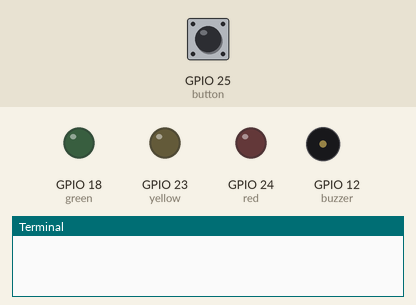
This program was run on a simulated Raspberry Pi (BCM pin numbers). On the bench: output pins drawn as LEDs (lit = HIGH), buzzer (waves = sounding, pin HIGH), the last lines printed to the terminal. Inputs (shaded band) come from the test bench; at power-on: GPIO 25 (button) HIGH.

Above: at 1.2 s.
1.3 s: GPIO 25 (button) pulled LOW for 0.15 s
At 2.4 s:
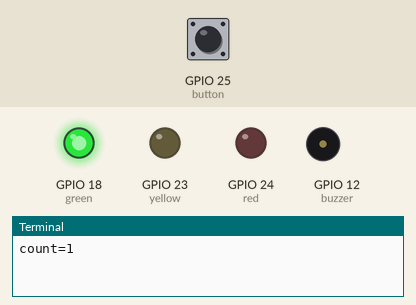
3.0 s: GPIO 25 (button) pulled LOW for 1 s
At 3.7 s:
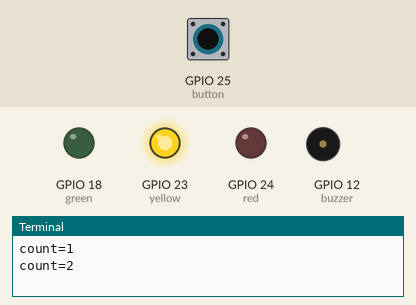
5.5 s: GPIO 25 (button) pulled LOW for 0.15 s
At 6.8 s:
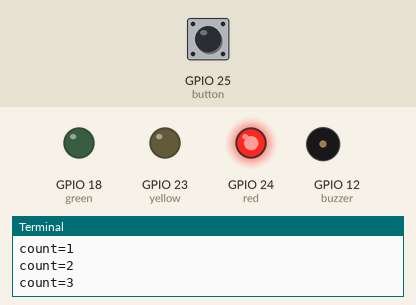
7.2 s: GPIO 25 (button) pulled LOW for 3.2 s
At 8.1 s:
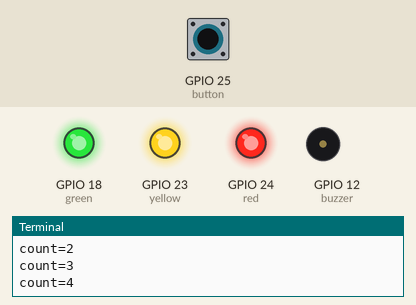
11.9 s: GPIO 25 (button) pulled LOW for 0.15 s
At 12.0 s:
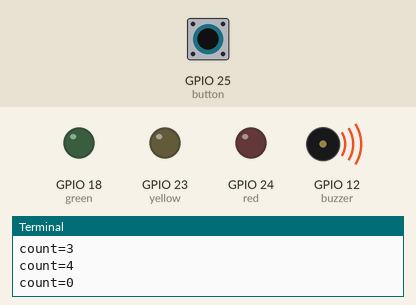
Timing chart, 0 to 14.6 s (numbered marks = the images above; inputs shaded):
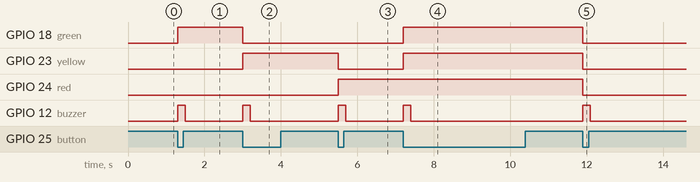

The program:

BuzzerButtonSwitchLED.py
```python
from gpiozero import LED
from gpiozero import Button
from gpiozero import Buzzer
from signal import pause

button = Button(25) # GPIO(25), Board(22)
green = LED(18)
yellow = LED(23)
red = LED(24)
buzzer = Buzzer(12)

count = 0

def switchLED() :
    buzzer.beep(0.2, 0.1, 1, True)
    global count
    count = (count + 1) % 5
    print('count=' + str(count))
    if count == 1:
        green.on()
        yellow.off()
        red.off()
    elif count == 2:
        green.off()
        yellow.on()
        red.off()
    elif count == 3:
        green.off()
        yellow.off()
        red.on()
    elif count == 4:
        green.on()
        yellow.on()
        red.on()
    elif count == 0:
        green.off()
        yellow.off()
        red.off()

button.when_pressed= switchLED
pause()
```

Measured:
- after the input at 1.3 s, GPIO 18 (green): LOW → HIGH at once; GPIO 12 (buzzer): LOW → HIGH at once, → LOW 0.20 s later
- after the input at 3.0 s, GPIO 18 (green): HIGH → LOW at once; GPIO 23 (yellow): LOW → HIGH at once; GPIO 12 (buzzer): LOW → HIGH at once, → LOW 0.20 s later
- after the input at 5.5 s, GPIO 23 (yellow): HIGH → LOW at once; GPIO 24 (red): LOW → HIGH at once; GPIO 12 (buzzer): LOW → HIGH at once, → LOW 0.20 s later
- after the input at 7.2 s, GPIO 18 (green), GPIO 23 (yellow): LOW → HIGH at once; GPIO 12 (buzzer): LOW → HIGH at once, → LOW 0.20 s later
- after the input at 11.9 s, GPIO 18 (green), GPIO 23 (yellow), GPIO 24 (red): HIGH → LOW at once; GPIO 12 (buzzer): LOW → HIGH at once, → LOW 0.20 s later
